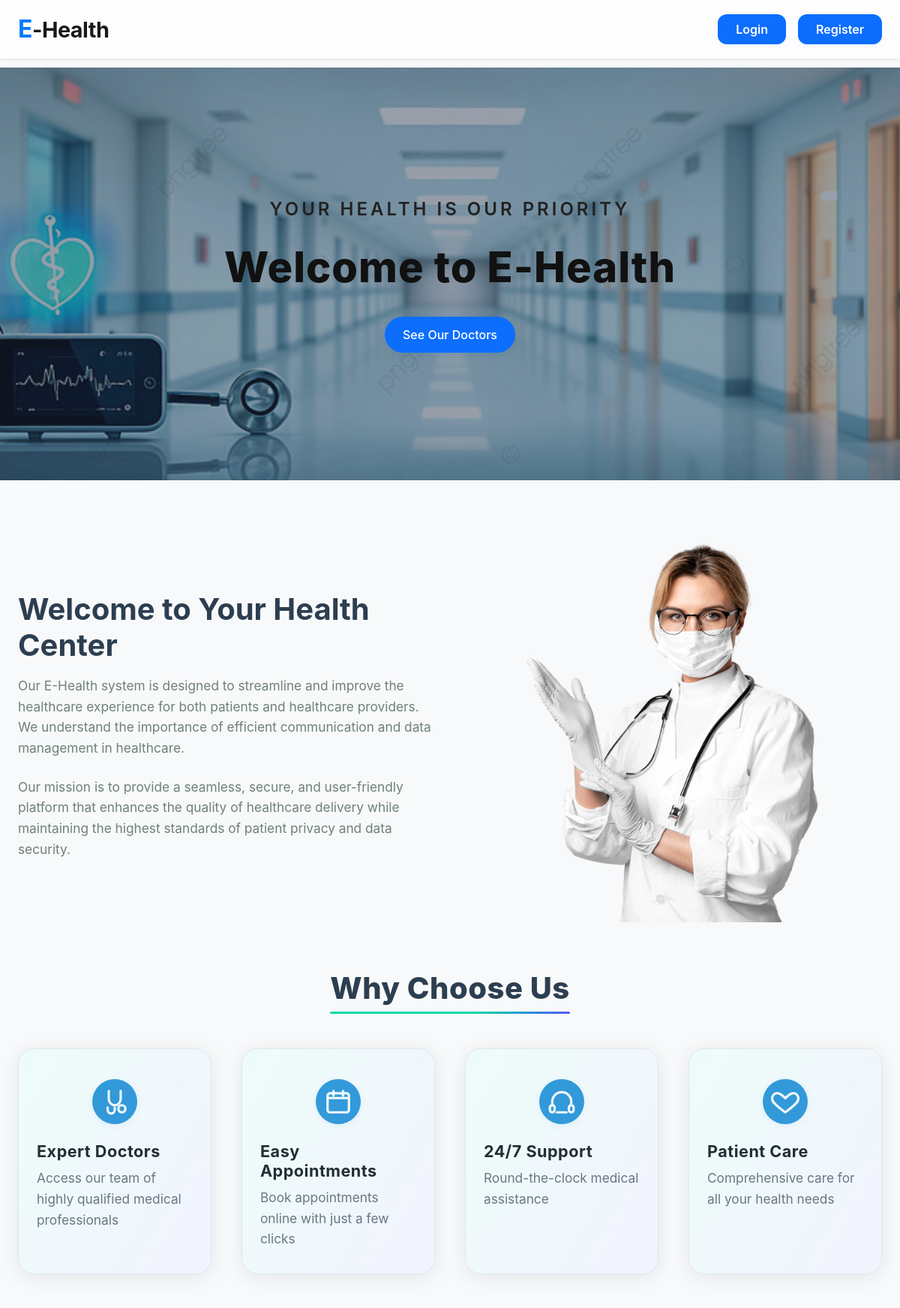
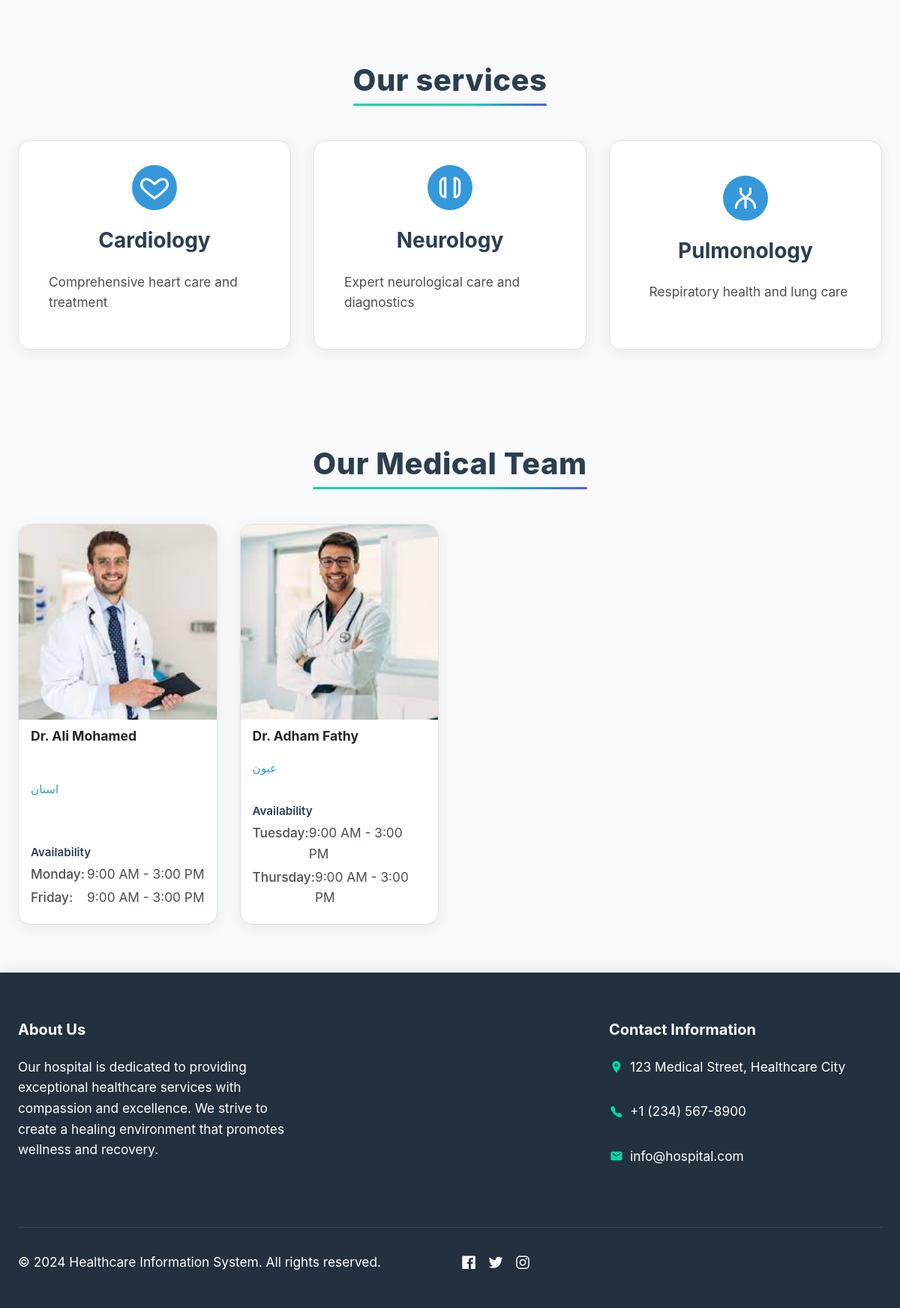
The page / on the database its author committed (2 pictures, top to bottom).
### tables this page shows
CREATE TABLE `users` (
  `id` int(11) NOT NULL,
  `name` varchar(100) NOT NULL,
  `email` varchar(100) NOT NULL,
  `password` varchar(255) NOT NULL,
  `role` enum('admin','doctor','pharmacist','lab','patient') NOT NULL,
  `specialization` varchar(100) DEFAULT NULL,
  `phone` varchar(20) DEFAULT NULL,
  `address` text DEFAULT NULL,
  `gender` enum('male','female','other') DEFAULT NULL,
  `date_of_birth` date DEFAULT NULL,
  `blood_group` enum('A+','A-','B+','B-','AB+','AB-','O+','O-') DEFAULT NULL,
  `emergency_contact` varchar(100) DEFAULT NULL,
  `emergency_phone` varchar(20) DEFAULT NULL,
  `allergies` text DEFAULT NULL,
  `profile_picture` varchar(255) DEFAULT NULL,
  `created_at` timestamp NOT NULL DEFAULT current_timestamp(),
  `status` enum('pending','approved','declined') NOT NULL DEFAULT 'pending'
);

CREATE TABLE `doctor_schedule` (
  `id` int(11) NOT NULL,
  `doctor_id` int(11) NOT NULL,
  `day_of_week` enum('Monday','Tuesday','Wednesday','Thursday','Friday','Saturday','Sunday') NOT NULL,
  `start_time` time NOT NULL,
  `end_time` time NOT NULL,
  `created_at` timestamp NOT NULL DEFAULT current_timestamp()
);

### includes/session_manager.php (called while the page is built, shortened)
<?php
function isLoggedIn() {
    return isset($_SESSION['user_id']) && isset($_SESSION['role']);
}
?>

### index.php (the view, shortened to what this page needs)
<?php
require_once 'includes/session_manager.php';
require_once 'includes/db_connection.php';
$doctors_query = "SELECT id, name, email, specialization, profile_picture, phone FROM users WHERE role = 'doctor' LIMIT 6";
$doctors_result = $conn->query($doctors_query);
$doctors = $doctors_result->fetch_all(MYSQLI_ASSOC);
$schedules_query = "SELECT doctor_id, day_of_week, start_time, end_time FROM doctor_schedule ORDER BY FIELD(day_of_week, 'Monday', 'Tuesday', 'Wednesday', 'Thursday', 'Friday', 'Saturday', 'Sunday')";
$schedules_result = $conn->query($schedules_query);
$schedules = [];
if ($schedules_result) {
    while ($row = $schedules_result->fetch_assoc()) {
        $schedules[$row['doctor_id']][] = $row;
    }
}
?>
<!DOCTYPE html>
<html lang="en">
<head>
  <link rel="stylesheet" href="assets/css/maicons.css">
  <link rel="stylesheet" href="assets/css/bootstrap.css">
  <link rel="stylesheet" href="assets/vendor/owl-carousel/css/owl.carousel.css">
  <link rel="stylesheet" href="assets/vendor/animate/animate.css">
  <link rel="stylesheet" href="assets/css/theme.css">
  <link rel="stylesheet" href="assets/css/home-enhancements.css">
</head>
<body>
  <header>
    <nav class="navbar navbar-expand-lg navbar-light shadow-sm">
      <div class="container">
      <a class="navbar-brand"  href="#" style="font-size: 1.8rem; font-weight: bold;"><span style="color: #007bff; font-size: 2rem;">E</span>-Health</a>
        <div class="collapse navbar-collapse" id="navbarSupport">
          <ul class="navbar-nav ml-auto">
            <?php if (!isLoggedIn()) { ?>
            <li class="nav-item">
              <a class="btn btn-primary ml-lg-3" href="login.php">Login</a>
            </li>
            <li class="nav-item">
              <a class="btn btn-primary ml-lg-3" href="register.php">Register</a>
            </li>
            <?php } else { ?>
            <li class="nav-item">
              <a class="btn btn-primary ml-lg-3" href="logout.php">Logout</a>
            </li>
            <?php } ?>
          </ul>
        </div>
      </div>
    </nav>
  </header>
  <div class="page-hero bg-image overlay-dark">
    <div class="hero-section">
      <div class="container text-center wow zoomIn">
        <span class="subhead">Your health is our Priority</span>
        <h1 class="display-4">Welcome to E-Health</h1>
        <?php if (!isLoggedIn()) { ?>
          <a href="#our-medical-team" class="btn btn-primary">See Our Doctors</a>
        <?php } ?>
      </div>
    </div>
  </div>
  <div class="page-section pb-0">
    <div class="container">
      <div class="row align-items-center">
        <div class="col-lg-6 py-3 wow fadeInUp">
          <h1>Welcome to Your Health Center</h1>
          <p class="text-grey mb-4">Our E-Health system is designed to streamline and improve the healthcare experience for both patients and healthcare providers. We understand the importance of efficient communication and data management in healthcare.</p>
          <p class="text-grey">Our mission is to provide a seamless, secure, and user-friendly platform that enhances the quality of healthcare delivery while maintaining the highest standards of patient privacy and data security.</p>
        </div>
        <div class="col-lg-6 wow fadeInRight" data-wow-delay="400ms">
          <div class="img-place custom-img-1">
            <img src="assets/img/bg-doctor.png" alt="">
          </div>
        </div>
      </div>
    </div>
  </div>
  <section class="features-section">
    <div class="container">
      <div class="section-header text-center">
        <h2 class="section-title">Why Choose Us</h2>
      </div>
      <div class="features-grid">
        <div class="feature-card">
          <div class="feature-icon">
          </div>
          <div class="feature-content">
            <h3>Expert Doctors</h3>
            <p>Access our team of highly qualified medical professionals</p>
          </div>
        </div>
        <div class="feature-card">
          <div class="feature-icon">
            <svg width="38" height="38" viewBox="0 0 24 24" fill="none" xmlns="http://www.w3.org/2000/svg">
              <rect x="3" y="5" width="18" height="16" rx="2" stroke="#fff" stroke-width="2"/>
              <path d="M16 3v4M8 3v4" stroke="#fff" stroke-width="2" stroke-linecap="round"/>
              <path d="M3 9h18" stroke="#fff" stroke-width="2"/>
            </svg>
          </div>
          <div class="feature-content">
            <h3>Easy Appointments</h3>
            <p>Book appointments online with just a few clicks</p>
          </div>
        </div>
        <div class="feature-card">
          <div class="feature-icon">
          </div>
          <div class="feature-content">
            <h3>24/7 Support</h3>
            <p>Round-the-clock medical assistance</p>
          </div>
        </div>
        <div class="feature-card">
          <div class="feature-icon">
            <svg width="38" height="38" viewBox="0 0 24 24" fill="none" xmlns="http://www.w3.org/2000/svg">
              <path d="M12 21s-6-4.35-9-7.5C-1.5 9 2.5 3 7.5 5.5 9.24 6.36 12 9 12 9s2.76-2.64 4.5-3.5C21.5 3 25.5 9 21 13.5c-3 3.15-9 7.5-9 7.5z" stroke="#fff" stroke-width="2" stroke-linecap="round" stroke-linejoin="round"/>
            </svg>
          </div>
          <div class="feature-content">
            <h3>Patient Care</h3>
            <p>Comprehensive care for all your health needs</p>
          </div>
        </div>
      </div>
    </div>
  </section>
  <div class="services-section">
    <div class="container">
    <div class="section-header text-center">
        <h2 class="section-title">Our services</h2>
      </div>      <div class="row">
        <div class="col-md-4">
          <div class="service-card">
            <div class="service-icon">
              <svg width="38" height="38" viewBox="0 0 24 24" fill="none" xmlns="http://www.w3.org/2000/svg">
                <path d="M12 21s-6-4.35-9-7.5C-1.5 9 2.5 3 7.5 5.5 9.24 6.36 12 9 12 9s2.76-2.64 4.5-3.5C21.5 3 25.5 9 21 13.5c-3 3.15-9 7.5-9 7.5z" stroke="#fff" stroke-width="2" stroke-linecap="round" stroke-linejoin="round"/>
              </svg>
            </div>
            <h3>Cardiology</h3>
            <p><i class="mai-heart-pulse"></i> Comprehensive heart care and treatment</p>
          </div>
        </div>
        <div class="col-md-4">
          <div class="service-card">
            <div class="service-icon">
              <svg width="38" height="38" viewBox="0 0 24 24" fill="none" xmlns="http://www.w3.org/2000/svg">
                <path d="M8 4a4 4 0 0 0-4 4v8a4 4 0 0 0 4 4m8-16a4 4 0 0 1 4 4v8a4 4 0 0 1-4 4M8 4v16m8-16v16" stroke="#fff" stroke-width="2" stroke-linecap="round" stroke-linejoin="round"/>
              </svg>
            </div>
            <h3>Neurology</h3>
            <p><i class="mai-brain-wave"></i> Expert neurological care and diagnostics</p>
          </div>
        </div>
        <div class="col-md-4">
          <div class="service-card">
            <div class="service-icon">
              <svg width="38" height="38" viewBox="0 0 24 24" fill="none" xmlns="http://www.w3.org/2000/svg">
                <path d="M12 12v8M12 12l-4-4M12 12l4-4M8 8V4M16 8V4M4 20c0-4 4-8 8-8s8 4 8 8" stroke="#fff" stroke-width="2" stroke-linecap="round" stroke-linejoin="round"/>
              </svg>
            </div>
            <h3>Pulmonology</h3>
            <p><i class="mai-lungs"></i> Respiratory health and lung care</p>
          </div>
        </div>
      </div>
    </div>
  </div>
  <div class="doctors-section" id="our-medical-team">
    <div class="container">
    <div class="section-header text-center">
        <h2 class="section-title" >Our Medical Team</h2>
      </div>
       <div class="row">
        <?php if (count($doctors) > 0): ?>
          <?php foreach ($doctors as $doctor): ?>
            <div class="col-md-6 col-lg-3">
              <div class="doctor-card">
                <div class="doctor-image" style="width:100%; height:260px; overflow:hidden; border-top-left-radius:16px; border-top-right-radius:16px;">
                  <img src="<?php
                    if (!empty($doctor['profile_picture'])) {
                        echo (strpos($doctor['profile_picture'], 'upload') === 0)
                            ? htmlspecialchars($doctor['profile_picture'])
                            : 'uploads/profile_pictures/' . htmlspecialchars($doctor['profile_picture']);
                    } else {
                        echo 'assets/img/doctors/doctor_1.jpg';
                    }
                  ?>" alt="Dr. <?php echo htmlspecialchars($doctor['name']); ?>" style="width:100%; height:100%; object-fit:cover; display:block; border-top-left-radius:16px; border-top-right-radius:16px;">
                </div>
                <div class="doctor-info" style="padding: 0.7rem 1rem 1.1rem 1rem;">
                  <h3 style="font-size:1.1rem; margin-bottom:0.3rem; font-weight:700;">Dr. <?php echo htmlspecialchars($doctor['name']); ?></h3>
                  <p class="specialty" style="font-size:0.95rem; margin-bottom:0.5rem; color:#3498db; font-weight:500;"><?php echo htmlspecialchars($doctor['specialization']); ?></p>
                  <div class="schedule-info" style="margin-top: 0.7rem; text-align: left; font-size: 0.9rem;">
                    <h6 style="font-weight: 600; font-size: 0.95rem; margin-bottom: 0.4rem; color: #2c3e50;">Availability</h6>
                    <?php if (isset($schedules[$doctor['id']])): ?>
                      <ul style="list-style: none; padding-left: 0; margin-bottom: 0;">
                        <?php foreach ($schedules[$doctor['id']] as $schedule): ?>
                          <li style="margin-bottom: 0.2rem; display: flex; justify-content: space-between;">
                            <span style="font-weight: 500;"><?php echo htmlspecialchars($schedule['day_of_week']); ?>:</span>
                            <span style="color: #495057;"><?php echo date('g:i A', strtotime($schedule['start_time'])) . ' - ' . date('g:i A', strtotime($schedule['end_time'])); ?></span>
                          </li>
                        <?php endforeach; ?>
                      </ul>
                    <?php else: ?>
                      <p style="font-size: 0.9rem; color: #6c757d; margin-bottom: 0;">No schedule available.</p>
                    <?php endif; ?>
                  </div>
                </div>
              </div>
            </div>
          <?php endforeach; ?>
        <?php else: ?>
          <div class="col-12 text-center">
            <p>No doctors available at the moment.</p>
          </div>
        <?php endif; ?>
      </div>
    </div>
  </div>
  <footer class="hospital-footer">
    <div class="container">
      <div class="row">
        <div class="col-md-4">
          <div class="footer-section">
            <h3>About Us</h3>
            <p>Our hospital is dedicated to providing exceptional healthcare services with compassion and excellence. We strive to create a healing environment that promotes wellness and recovery.</p>
          </div>
        </div>
<div class="col-md-4">
</div>
        <div class="col-md-4">
          <div class="footer-section">
            <h3>Contact Information</h3>
            <ul class="contact-info">
              <li><i class="mai-location"></i> 123 Medical Street, Healthcare City</li>
              <li><i class="mai-call"></i> +1 (234) 567-8900</li>
              <li><i class="mai-mail"></i> info@hospital.com</li>
            </ul>
          </div>
        </div>
      </div>
      <div class="footer-bottom">
        <div class="row">
          <div class="col-md-6">
            <p>&copy; 2024 Healthcare Information System. All rights reserved.</p>
          </div>
          <div class="col-md-6 text-md-right">
            <ul class="social-links">
              <li><a href="#" title="Facebook"><i class="mai-logo-facebook"></i></a></li>
              <li><a href="#" title="Twitter"><i class="mai-logo-twitter"></i></a></li>
              <li><a href="#" title="Instagram"><i class="mai-logo-instagram"></i></a></li>
            </ul>
          </div>
        </div>
      </div>
    </div>
  </footer>
</body>
</html>

### assets/css/theme.css (style rules this page uses)
:root { --primary-color: #007bff; --accent-color: #00D9A5; --secondary-color: #6c757d; --success-color: #28a745; --info-color: #17a2b8; --warning-color: #ffc107; --danger-color: #dc3545; --light-color: #f8f9fa; --dark-color: #343a40; }
body { font-family: -apple-system, BlinkMacSystemFont, "Segoe UI", Roboto, "Helvetica Neue", Arial, sans-serif; line-height: 1.5; color: #212529; }
a { color: var(--primary-color); text-decoration: none; }
.btn { display: inline-block; font-weight: 400; text-align: center; vertical-align: middle; user-select: none; border: 1px solid transparent; padding: 0.375rem 0.75rem; font-size: 1rem; line-height: 1.5; border-radius: 0.25rem; transition: color 0.15s ease-in-out, background-color 0.15s ease-in-out, border-color 0.15s ease-in-out; }
.btn-primary { color: #fff; background-color: var(--primary-color); border-color: var(--primary-color); }
.navbar { position: relative; display: flex; flex-wrap: wrap; align-items: center; justify-content: space-between; padding: 0.5rem 1rem; }
.navbar-brand { display: inline-block; padding-top: 0.3125rem; padding-bottom: 0.3125rem; margin-right: 1rem; font-size: 1.25rem; line-height: inherit; white-space: nowrap; }
.text-grey { color: #6E807A !important; }
.btn-primary { color: #fff; background-color: #00D9A5; border-color: transparent; }
.btn { padding: 8px 24px; }
.navbar { min-height: 70px; }
.navbar-brand { font-weight: 600; padding-top: 10px; padding-bottom: 10px; }
.navbar-nav { margin-top: 10px; border-top: 1px solid #E8EEE4; flex-shrink: 0; }
.navbar-nav .btn { font-size: 14px; }
@media (min-width: 992px) { .navbar-expand-lg .navbar-nav { margin-top: 0; border-top: none; } }
@media (min-width: 992px) { .navbar-expand-lg .navbar-nav { align-items: center; } }
.img-place { position: relative; display: -ms-flexbox; display: flex; -ms-flex-align: center; align-items: center; -ms-flex-pack: center; justify-content: center; margin: 0 auto; width: 100%; height: 100%; text-align: center; overflow: hidden; }
.img-place > img { width: 100%; height: 100%; }
.bg-image { position: relative; background-position: center center; background-size: cover; background-repeat: no-repeat; }
.bg-image > * { position: relative; z-index: 10; }
.page-section { position: relative; padding-top: 80px; padding-bottom: 80px; overflow: hidden; }
.page-hero { position: relative; height: 550px; z-index: 10; }
.page-hero.overlay-dark::before, .page-banner.overlay-dark::before { content: ""; position: absolute; top: 0; left: 0; width: 100%; height: 100%; background: rgba(52, 53, 49, 0.7); z-index: 1; }
.hero-section, .banner-section { position: relative; display: -ms-flexbox; display: flex; -ms-flex-align: center; align-items: center; -ms-flex-pack: center; justify-content: center; height: 100%; color: #ffffff; z-index: 10; }
.hero-section .subhead { text-transform: uppercase; letter-spacing: 4px; }
.hero-section h1 { margin-bottom: 32px; }
.custom-img-1 { width: auto; max-width: 390px; }

### rows shown on the page
users: profile_picture (picture), name "Ali Mohamed", specialization "اسنان"
doctor_schedule: day_of_week "Monday", start_time "9:00 AM", end_time "3:00 PM"
doctor_schedule: day_of_week "Friday", start_time "9:00 AM", end_time "3:00 PM"
users: profile_picture (picture), name "Adham Fathy", specialization "عيون"
doctor_schedule: day_of_week "Tuesday", start_time "9:00 AM", end_time "3:00 PM"
doctor_schedule: day_of_week "Thursday", start_time "9:00 AM", end_time "3:00 PM"
